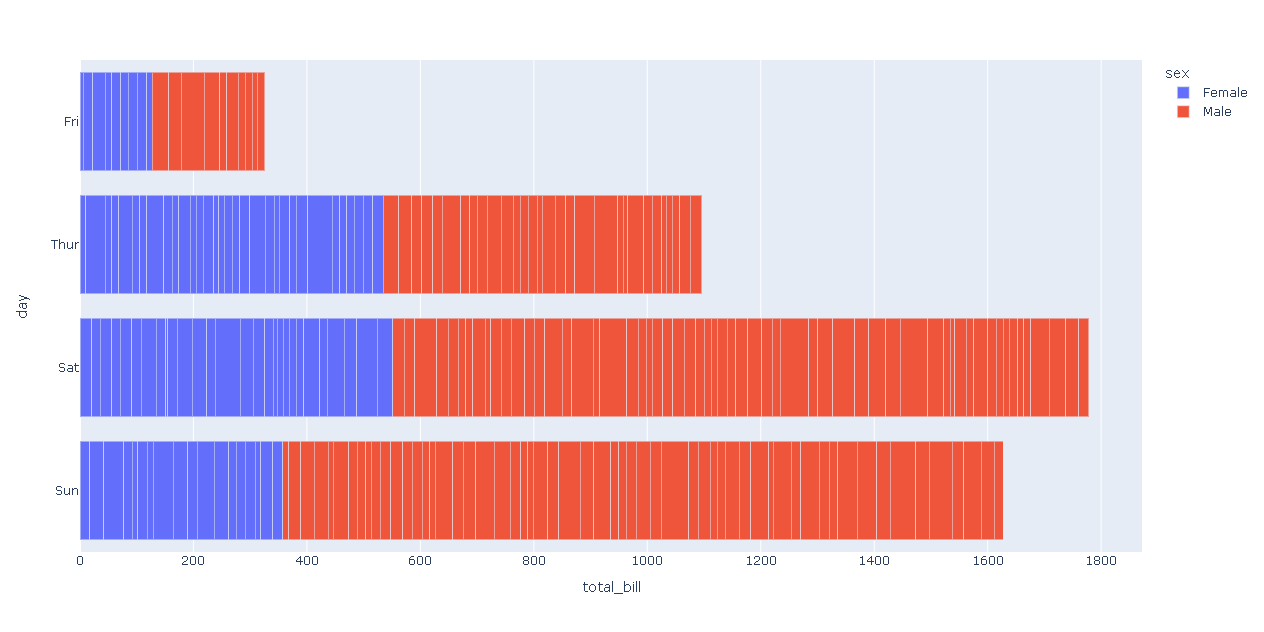

Here is the Python script that generated this plot:
import plotly.express as px # Biblioteca usada para criar gráficos

df = px.data.tips() # DataFrame com conjunto de dados
fig = px.bar(df, x="total_bill", y="day",
             color="sex", barmode = 'stack') # Cria o objeto com os dados de x e y
fig.show() # Plota o gráfico

# plotly.express pode criar toda a fígura de uma só vez. Ele usa a graph_objects internamente
# long-form data é adequado para armazenar e exibir dados multivariados, ou seja, com dimensões superiores a 2.
